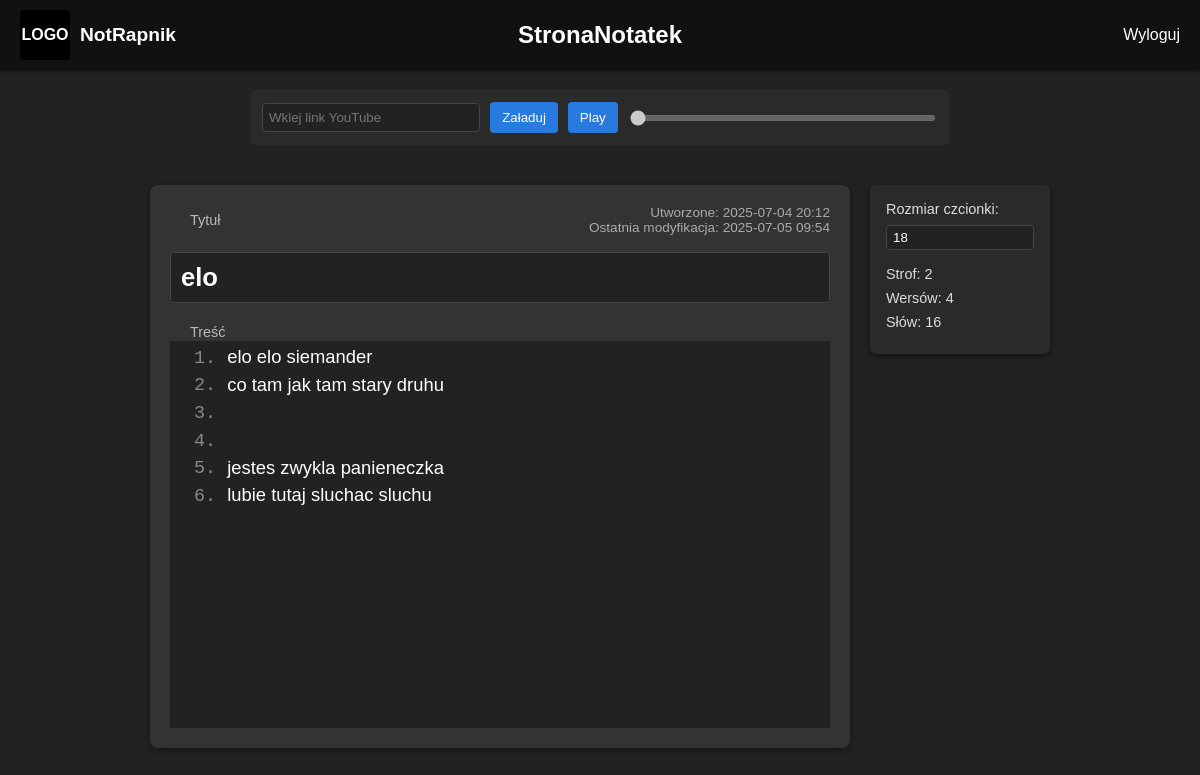
The page /notes/2 (signed in) on the database as committed earlier.
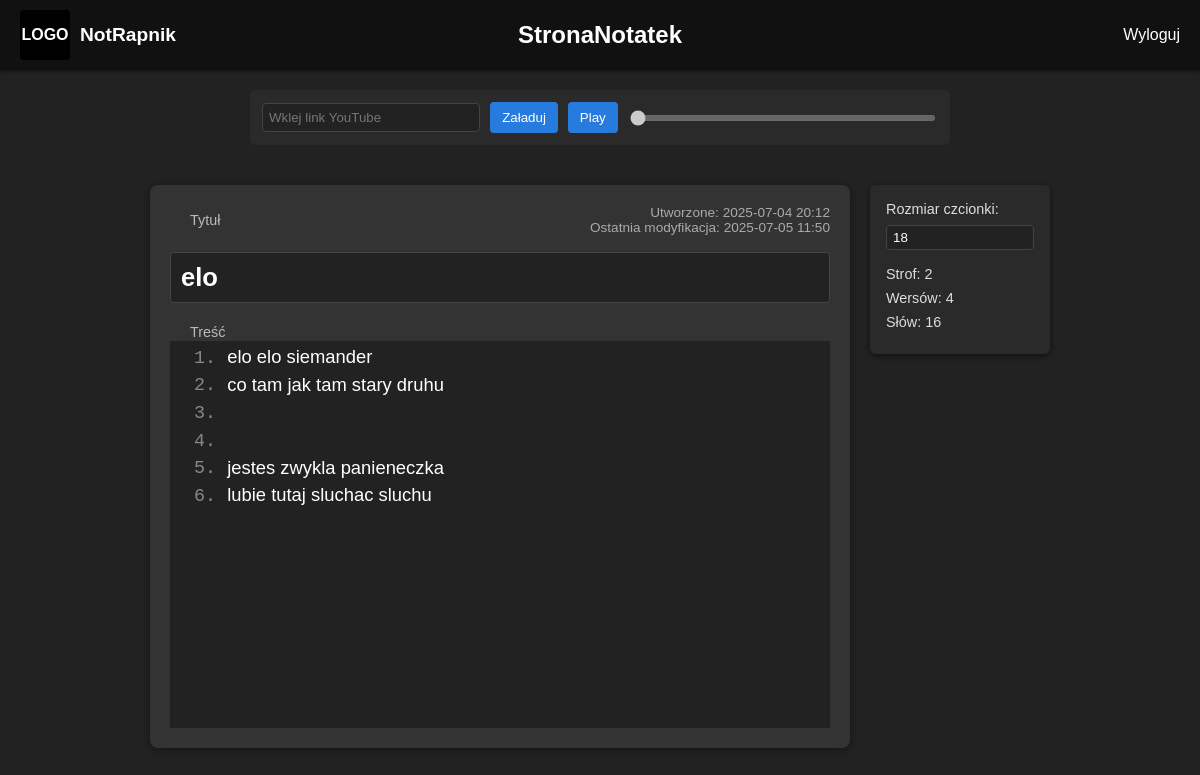
The same page on the database as committed later.
### models.py (models this page shows)
class Note(db.Model):
    id = db.Column(db.Integer, primary_key=True)
    title = db.Column(db.String(200), default='Bez tytułu')
    body = db.Column(db.Text, default='')
    created_at = db.Column(db.DateTime, default=datetime.utcnow)
    updated_at = db.Column(
        db.DateTime,
        default=datetime.utcnow,
        onupdate=datetime.utcnow
    )
    user_id = db.Column(db.Integer, db.ForeignKey('user.id'))

### routes.py (the view)
@bp.route('/notes/<int:note_id>')
@login_required
def view_note(note_id):
    note = Note.query.get_or_404(note_id)
    if note.author != current_user:
        flash('Brak dostępu.')
        return redirect(url_for('main.home'))
    return render_template('view_note.html', note=note)

### models.py (called while the page is built)
@login.user_loader
def load_user(user_id):
    return User.query.get(int(user_id))

### templates/view_note.html (shortened to what this page needs)
{% extends 'base.html' %}
{% block head %}
  <link rel="stylesheet" href="{{ url_for('static', filename='note.css') }}">
{% endblock %}
{% block content %}
  <div class="audio-player">
    <input id="yt-url" type="text" placeholder="Wklej link YouTube">
    <button id="load-audio">Załaduj</button>
    <button id="play-pause" disabled>Play</button>
    <input id="seek" type="range" min="0" max="0" step="0.1" disabled>
  </div>
  <div class="note-page">
    <div class="note-container">
      <div class="note-header">
        <span class="note-label">Tytuł</span>
        <div class="note-dates">
          <span>Utworzone: {{ note.created_at.strftime('%Y-%m-%d %H:%M') }}</span><br>
          <span>Ostatnia modyfikacja:
            {% if note.updated_at %}
              {{ note.updated_at.strftime('%Y-%m-%d %H:%M') }}
            {% else %}
              {{ note.created_at.strftime('%Y-%m-%d %H:%M') }}
            {% endif %}
          </span>
        </div>
      </div>
      <h1 id="note-title" class="note-title" contenteditable>{{ note.title }}</h1>
      <div class="note-body-wrapper" style="clear:both; overflow:hidden;">
        <span class="note-label">Treść</span>
        <div class="note-body-container">
          <div class="rows" id="numbers"></div>
          <textarea id="textBox">{{ note.body }}</textarea>
        </div>
      </div>
    </div>
    <aside class="note-sidebar">
      <label for="font-size">Rozmiar czcionki:</label>
      <input id="font-size" type="number" min="12" max="48" step="1" value="18">
      <div class="counters">
        <div>Strof:  <span id="count-stanzas">0</span></div>
        <div>Wersów: <span id="count-lines">0</span></div>
        <div>Słów:   <span id="count-words">0</span></div>
      </div>
    </aside>
  </div>
{% endblock %}

Rows that differ between the two databases and show on the page:
changed Note "elo": updated_at "2025-07-05 09:54" → "2025-07-05 11:50"
